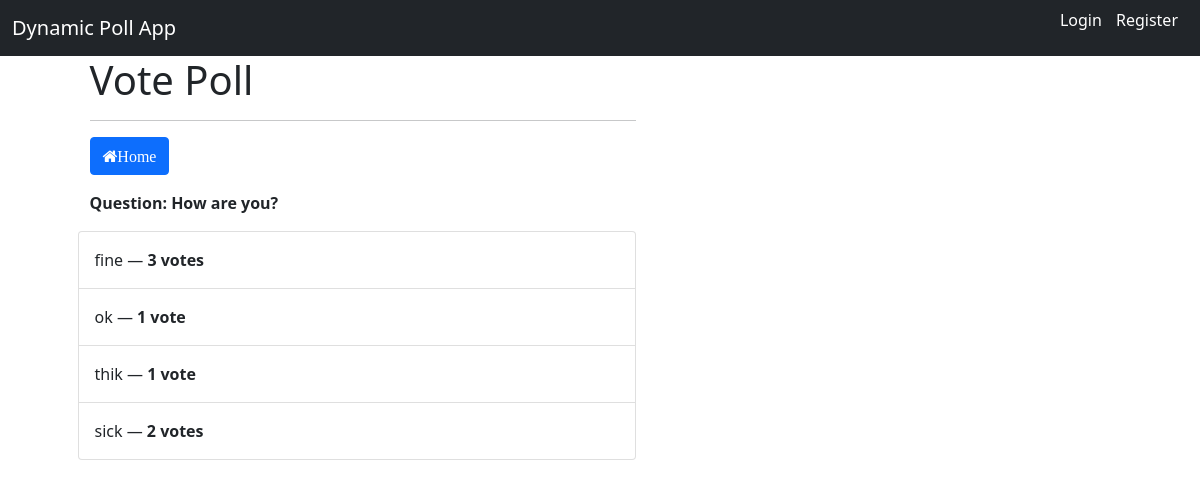
/result/1/, run on an earlier commit of the app's database.
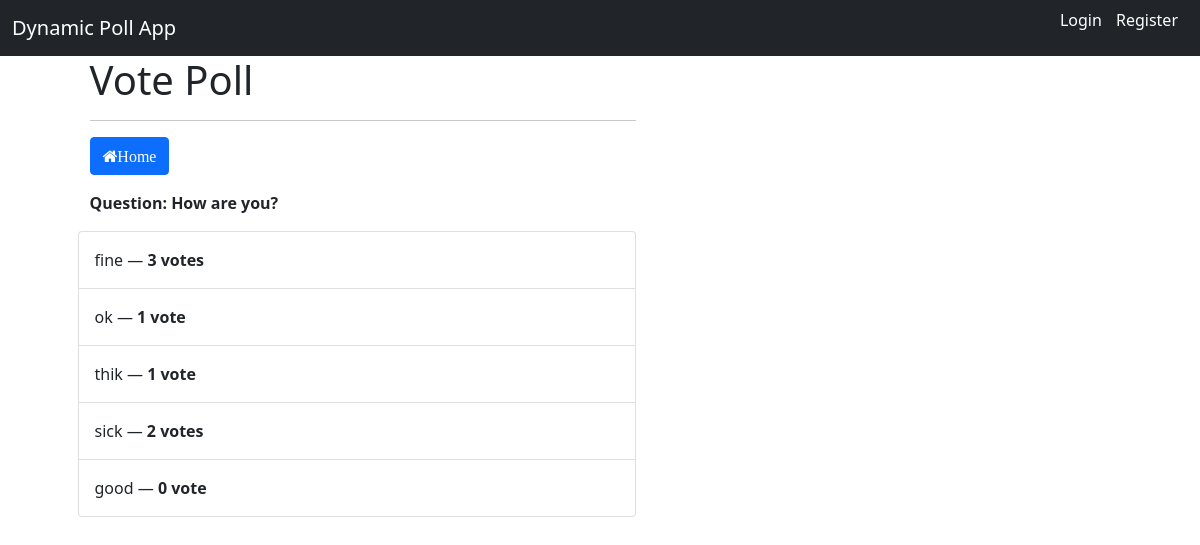
And on a later commit of the database.
### poll/models.py (models this page shows, shortened)
class Question(models.Model):
    question = models.TextField()
    created_on = models.DateTimeField(auto_now_add=True)
    created_by = models.ForeignKey(User, on_delete=models.CASCADE, default=None)

class Option(models.Model):
    question = models.ForeignKey(Question, on_delete=models.CASCADE)
    option = models.CharField(max_length=30)
    created_by = models.ForeignKey(User, on_delete=models.CASCADE, related_name="option_creator", default=None)
    created_on = models.DateTimeField(auto_now_add=True)
    voter = models.ManyToManyField(User, blank=True)
    @property
    def count_voter(self):
        return self.voter.all().count()

### poll/views.py (the view)
# urls.py: path('result/<int:qid>/', views.vote_result, name='result'),
def vote_result(request, qid):
    q = Question.objects.get(id=qid)
    options = Option.objects.filter(question=q)
    context = {
        'q': q,
        'options': options
    }
    return render(request,'poll/result.html', context)

### poll/templatetags/checkPlural.py (called while the page is built)
@register.filter(name='plural')
def plural(vote):
    if vote == 0 or vote == 1:
        return f'{vote} vote'
    return f'{vote} votes'

### poll/templates/poll/result.html (shortened to what this page needs)
{% extends 'base.html' %}
{% load static %}
{% load checkPlural %}
{% block content %}
<div class="row">
    <div class="col-sm-6" style="margin: auto;">
        <h1>Vote Poll</h1>
        <hr>
        <div><a href="{% url 'poll:home' %}" class="btn btn-primary mb-3"><i class="fa fa-home">Home</i></a></div>
        <div class="row">
            <p id="question-p-id" data-id="{{q.id}}"><b>Question: {{q.question}}</b></p>
            <ul class="list-group">
                {% for o in options %}
                <li class="list-group-item p-3" >{{ o.option }} &mdash; <strong>{{ o.count_voter|plural }}</strong>
                </li>
                {% endfor %}
            </ul>
        </div>
    </div>
    <div class="col-sm-4 mt-3" style="margin: auto;">
        <canvas id="myChart" width="100" height="100"></canvas>
    </div>
</div>
{% endblock content %}

### templates/base.html (shortened to what this page needs)
{% load static %}
<!DOCTYPE html>
<html lang="en">
<head>
    <link href="https://cdn.jsdelivr.net/npm/bootstrap@5.0.1/dist/css/bootstrap.min.css" rel="stylesheet"
>
    <link rel="stylesheet" href="https://cdnjs.cloudflare.com/ajax/libs/font-awesome/4.7.0/css/font-awesome.min.css">
</head>
<body>
    <nav class="navbar navbar-dark bg-dark">
        <div class="container-fluid">
            <a class="navbar-brand" href="{% url 'poll:home' %}">
                Dynamic Poll App
            </a>
            {% if request.user.is_authenticated %}
            <p style="color:white;">
                    <a  href="{% url 'poll:logout' %}" style="color:white; text-decoration: none;">Logout:</a><span style=" margin-right:10px;"><b> {{request.user}}</b></span>
            </p>
            {% else %}
            <p>
                <a style="color:white; text-decoration: none;" href="{% url 'poll:login' %}">Login</a>
                <a style="color:white; text-decoration: none; margin-left: 10px; margin-right:10px;" href="{% url 'poll:register' %}">Register</a>
            </p>
            {% endif %}
        </div>
    </nav>
    <div class="container">
        {% block content %}
        {% endblock content %}
    </div>
</body>
</html>

What changed in the data, as far as the page shows it:
added Option: option "good", count_voter|plural "0 vote"
